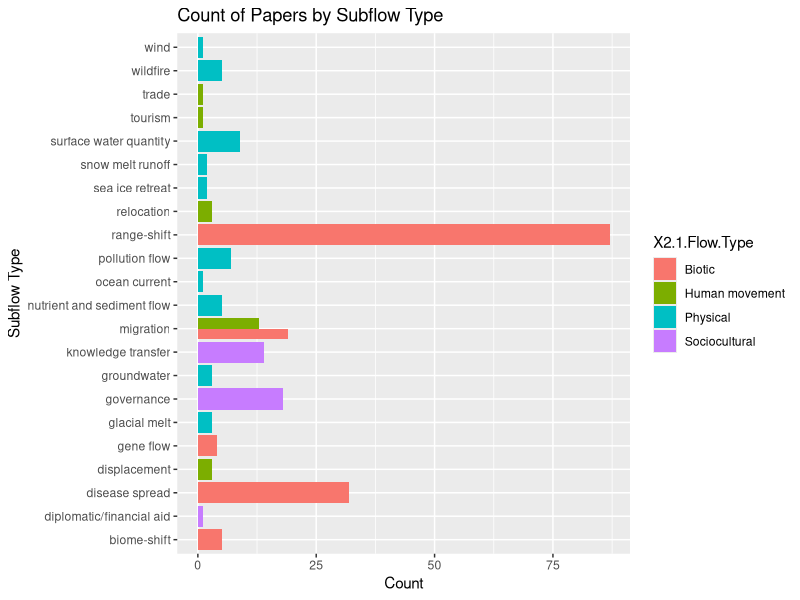
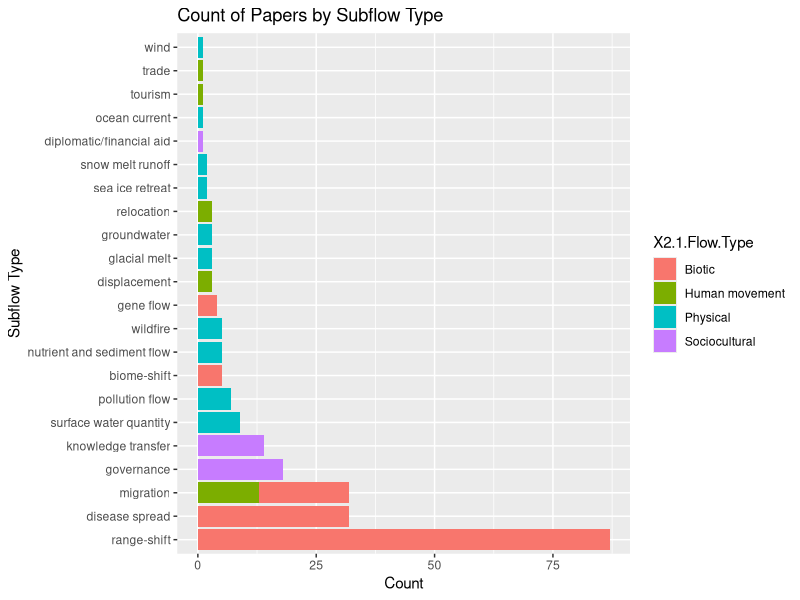

R code for these plots, in order: (Note: this script raises an error after producing the figures.)
#Figures of drivers by flow and impacts and NCP

#load libraries
library(ggplot2)
library(tidyverse)
library(forcats)
library(ggalluvial)
library(data.table) #load last

"%notin%" <- Negate("%in%")

setwd("/Users/lade8828/Library/CloudStorage/OneDrive-UCB-O365/Documents/GitHub/BCCAch7/")
reshaped_data <- fread("data/007_output_interventions.csv")

#clean up Flow and Subflow types
reshaped_data = reshaped_data[X2.1.Flow.Type =="Trade", X2.1.Flow.Type := "Human movement"]
#group:
 # groundwater &  groundwater flow
 #sea ice change & sea ice retreat
# stream flow and river flow to  surface water quantity
reshaped_data = reshaped_data[X2.2.Subtype =="groundwater flow", X2.2.Subtype := "groundwater"]
reshaped_data = reshaped_data[X2.2.Subtype =="sea ice change", X2.2.Subtype := "sea ice retreat"]
reshaped_data = reshaped_data[X2.2.Subtype =="stream flow", X2.2.Subtype := "surface water quantity"]
reshaped_data = reshaped_data[X2.2.Subtype =="river flow", X2.2.Subtype := "surface water quantity"]
# make a combined nutrient and sediment flow
reshaped_data = reshaped_data[X2.2.Subtype =="sediment flow", X2.2.Subtype := "nutrient and sediment flow"]
reshaped_data = reshaped_data[X2.2.Subtype =="nutrient flow", X2.2.Subtype := "nutrient and sediment flow"]
#rename wind flow to just wind
# rename glacial melt and discharge to just glacial melt
reshaped_data = reshaped_data[X2.2.Subtype =="wind flow", X2.2.Subtype := "wind"]
reshaped_data = reshaped_data[X2.2.Subtype =="glacial melt and discharge", X2.2.Subtype := "glacial melt"]

#check how well this condensed
phys = reshaped_data[X2.1.Flow.Type =="Physical",]
table(phys$X2.2.Subtype)

#COULD group as the nutrient, sediment and polluation all as water quality??
phys = reshaped_data[X2.1.Flow.Type =="Physical",]
table(phys$X2.2.Subtype)

## Summary Stats on the Flow and Subflow:
subflowcount <- ggplot(as.data.frame(reshaped_data), aes(X2.2.Subtype,  fill = X2.1.Flow.Type)) +
  geom_bar(position = 'dodge') +
  labs(
    title = "Count of Papers by Subflow Type",
    x = "Subflow Type",
    y = "Count") + coord_flip()
subflowcount
# ORDER BY MOST TO LEAST

reshaped_data %>%
  ggplot(aes(x = fct_infreq(X2.2.Subtype), fill = X2.1.Flow.Type)) +
  geom_bar() +
  labs(x = "Subflow Type",
       title = "Count of Papers by Subflow Type",
       y = "Count") + coord_flip()


driver_data = melt(reshaped_data,
                 id.vars=c("ID_DOI_by_Flow", "X2.1.Flow.Type", "X2.2.Subtype","DOI"),
                 measure.vars = patterns(driver="^driver."),
                 variable.name = "driver")[value==TRUE,][,value:=NULL][,driver:=gsub(pattern="^driver.(*)", replacement="\\1",driver)]

impact_data = melt(reshaped_data,
                   id.vars=c("ID_DOI_by_Flow","X2.1.Flow.Type", "X2.2.Subtype","DOI"),
                   measure.vars = patterns(driver="^X2.12.Impact"),
                   variable.name = "impact",
                   value.name="direction")[direction!="",][,impact:=gsub(pattern="^X2.12.Impact..(*)", replacement="\\1",impact)]

#condense and clean
impact_data = impact_data[impact != "None"]
impact_data = impact_data[direction != 'No direction mentioned']
impact_data = impact_data[X2.1.Flow.Type =="Trade", X2.1.Flow.Type := "Human movement"]
table(driver_impact_data$direction)

altered_flow_data =  melt(reshaped_data,
       id.vars=c("ID_DOI_by_Flow","X2.1.Flow.Type", "X2.2.Subtype","DOI"),
       measure.vars = patterns(driver="^X2.7.Altered.Flow.."),
       variable.name = "altered_flow",
       value.name="alteration")[alteration!="",][,altered_flow:=gsub(pattern="^X2.7.Altered.Flow..(*)", replacement="\\1",altered_flow)]
#view the data
table(altered_flow_data$altered_flow)
table(altered_flow_data$alteration)
altered_flow_data = altered_flow_data[X2.1.Flow.Type =="Trade", X2.1.Flow.Type := "Human movement"]

driver_flow_impact = merge(driver_impact_data,
                          altered_flow_data,
                          by="ID_DOI_by_Flow",
                          allow.cartesian=TRUE)

#NCP data
NCP_data = melt(reshaped_data,
                              id.vars=c("ID_DOI_by_Flow"),
                              measure.vars = patterns(driver="^X2.16.NCP.ES.."),
                              variable.name = "ncp",
                              value.name="ncp_direction")[ncp_direction!="",][,ncp:=gsub(pattern="^X2.16.NCP.ES..(*)", replacement="\\1",ncp)]
NCP_data = NCP_data[ncp != "None"]
NCP_data = NCP_data[ncp_direction != "No direction mentioned"]

driver_impact_data = merge(driver_data,
                           impact_data,
                           by="ID_DOI_by_Flow",
                           allow.cartesian=TRUE)
#condense and clean
driver_impact_data = driver_impact_data[X2.1.Flow.Type =="'Trade (transport of goods and services)'", X2.1.Flow.Type := "Human movement"]
driver_impact_data = driver_impact_data[X2.1.Flow.Type =="Trade", X2.1.Flow.Type := "Human movement"]
driver_impact_data = driver_impact_data[direction != 'No direction mentioned']
table(driver_impact_data$direction)
driver_impact_data = driver_impact_data[impact != "None"]

driver_impact_ncp = merge(driver_impact_data,
                          NCP_data,
                          by="ID_DOI_by_Flow",
                          allow.cartesian=TRUE)

table(driver_impact_ncp$ncp_direction)

#Human well-being dataset
hwb_data = melt(reshaped_data,
                id.vars=c("ID_DOI_by_Flow","X2.1.Flow.Type", "X2.2.Subtype","DOI"),
                measure.vars = patterns(driver="^X2.20.Well.being...."),
                variable.name = "hwb",
                value.name="hwb_direction")[hwb_direction!="",][,hwb:=gsub(pattern="^X2.20.Well.being..(*)", replacement="\\1",hwb)]
table(hwb_data)
hwb_data = hwb_data[hwb_direction != 'No direction mentioned']
hwb_data = hwb_data[X2.1.Flow.Type =="Trade", X2.1.Flow.Type := "Human movement"]
hwb_data = hwb_data[hwb != 'None']

##################################################################################
# BD Impacts ###################################################
##################################################################
Impacts <- ggplot(impact_data, aes(x = impact, fill = direction)) +
  geom_bar() +  theme_minimal() +
  scale_fill_manual(values = c("Increase" = "green", "Decrease" = "red", "Complex change" = "purple", "No change (measured)" = "lightblue")) +
  labs(
    title = "Biodiversity Impact",
    x = "Impact to Biodiversity",
    y = "count",
    size = "Count",
    color = "Impact Direction") + coord_flip()
Impacts

Impacts_by_flow <- ggplot(impact_data, aes(x = impact, fill = direction)) +
  geom_bar() +  theme_minimal() +
  scale_fill_manual(values = c("Increase" = "green", "Decrease" = "red", "Complex change" = "purple", "No change (measured)" = "lightblue")) +
  facet_wrap(~X2.1.Flow.Type, scales = "free") +
  labs(
    title = "Biodiversity Impact",
    x = "Impact to Biodiversity",
    y = "count",
    size = "Count",
    color = "Impact Direction") + coord_flip()
Impacts_by_flow

# for the top subflow categories - to do impacts by"
Impacts_by_subflow <- ggplot(impact_data, aes(x = impact, fill = direction)) +
  geom_bar() +  theme_minimal() +
  scale_fill_manual(values = c("Increase" = "green", "Decrease" = "red", "Complex change" = "purple", "No change (measured)" = "lightblue")) +
  facet_wrap(~X2.2.Subtype, scales = "free") +
  labs(
    title = "Biodiversity Impact",
    x = "Impact to Biodiversity",
    y = "count",
    size = "Count",
    color = "Impact Direction") + coord_flip()
Impacts_by_subflow

####################################################
#### Figures on  Drivers################
###################################################
# counts on driver data
driver_count <- ggplot(driver_data, aes(x = driver)) +
  geom_bar() +  theme_minimal() + coord_flip() +
  labs(
    title = "Count of drivers surveyed in the review",
    x = "Driver",
    y = "Count")
driver_count

# count number of observations by driver here, then remove the ones with less than X
table(driver_data$driver)

####################################################
#### Figures on BD Impacts and Drivers################
###################################################

#for the alluvial, reduce the drivers to ones with more than 5 counts
table(driver_impact_data$driver, driver_impact_data$impact)

#list to drop from figures:
#this was still too busy so doing the top ~10 drivers here:
data <- driver_impact_data %>%
  filter(`driver` %notin% c("freshwater.temperature.change","snow.pack..depth.and.hardness.",
                                "remove emissions.concentration.change","C02.concentration",
                                "frazzle..land.ice..change", "water.availability",
                                "surface.water.change", "freshwater.chemistry.change",
                                "emissions.concentration.change",
                                "extreme.weather", "snow.pack.change",
                            "Ocean.currents", "permafrost.melt",
                            "Seawater.chemistry", "Hurricanes"))
table(data$driver)
length(unique(data$driver)) #17

# for this visual - could group : "extreme.weather", hurricaines.

##################################################################################
# Alluvial: Driver and BD Impacts ###################################################
###################################################
ggplot(data = data,
       aes(axis1 = driver, axis2 = impact)) + #, y = freq
  geom_alluvium(aes(fill = direction)) +
 # facet_wrap(~X2.1.Flow.Type, scales = "free") +
  scale_fill_manual(values = c("Increase" = "green", "Decrease" = "red", "Complex change" = "purple")) +
  geom_stratum() +
  geom_text(stat = "stratum",
            aes(label = after_stat(stratum))) +
  scale_x_discrete(limits = c("Driver", "Impact"),
                   expand = c(0.15, 0.05)) +
  theme_void()

# Alluvial connecting to Driver to Impact by flow
#not that informative because so many more of the papers are biotic
ggplot(data = data,
       aes(axis1 = driver, axis2 = impact)) + #, y = freq
  geom_alluvium(aes(fill = X2.1.Flow.Type)) +
  geom_stratum() +
  geom_text(stat = "stratum",
            aes(label = after_stat(stratum))) +
  scale_x_discrete(limits = c("Driver", "Impact"),
                   expand = c(0.15, 0.05)) +
  theme_void()

#####################
### NCP figures ######
#####################

# NCP impacts
ncp <- ggplot(NCP_data, aes(x = ncp, fill = ncp_direction)) +
  geom_bar(position= "stack") +   coord_flip() +
  scale_fill_manual(values = c("Increase" = "green", "Decrease" = "red", "Complex Change" = "purple", "No change (measured)" = "lightblue"))
ncp

# NCP impacts by flow type
#ncp_by_flow <- ncp + facet_wrap(~X2.1.Flow.Type, scales = "fixed")
ncp_by_flow
ncp + facet_wrap(~X2.2.Subtype, scales = "fixed")

#now read in the data with NCP and drivers in one dataframe:

ncp + facet_wrap(~driver, scales = "fixed")

# all driver categories (too many)
ggplot(driver_impact_ncp, aes(x = ncp, fill = ncp_direction)) +
  geom_bar(position= "stack") +
  facet_wrap(~driver, scales = "fixed") +   coord_flip() +
 scale_fill_manual(values = c("Increase" = "green", "Decrease" = "red", "Complex Change" = "purple", "No change (measured)" = "lightblue"))

# reduce driver categories and re-plot
ncp_data <- driver_impact_ncp %>%
  filter(`driver` %notin% c("freshwater.temperature.change","snow.pack..depth.and.hardness.",
                            "remove emissions.concentration.change","C02.concentration",
                            "frazzle..land.ice..change", "water.availability",
                            "surface.water.change", "freshwater.chemistry.change",
                            "emissions.concentration.change",
                            "extreme.weather", "snow.pack.change",
                            "Ocean.currents", "permafrost.melt",
                            "Seawater.chemistry", "Hurricanes"))

ggplot(ncp_data, aes(x = ncp, fill = ncp_direction)) +
  geom_bar(position= "stack") +
  facet_wrap(~driver, scales = "fixed") +   coord_flip() +
  scale_fill_manual(values = c("Increase" = "green", "Decrease" = "red", "Complex Change" = "purple", "No change (measured)" = "lightblue")) +
  labs(
    title = "Count and direction of Impacts to NCP by Driver",
    x = "NCP",
    y = "Count",
    fill = "Impact Direction") +  theme_minimal()

#Alluvials
# Relationship btwn BD and NCP impacts, where the stratum is the NCP direction
# of impacts
ggplot(data = driver_impact_ncp,
       aes(axis1 = impact, axis2 = ncp)) + #, y = freq
  geom_alluvium(aes(fill = ncp_direction)) +
  geom_stratum() +
  geom_text(stat = "stratum",
            aes(label = after_stat(stratum))) +
  scale_x_discrete(limits = c("BD Impact", "NCP Impact"),
                   expand = c(0.15, 0.05)) +
  theme_void()

#driver to NCP alluvial (all drivers)
ggplot(data = driver_impact_ncp,
       aes(axis1 = driver, axis2 = ncp)) + #, y = freq
  geom_alluvium(aes(fill = ncp_direction)) +
  geom_stratum() +
  geom_text(stat = "stratum",
            aes(label = after_stat(stratum))) +
  scale_x_discrete(limits = c("BD Impact", "NCP Impact"),
                   expand = c(0.15, 0.05)) +
  theme_void()


###########################################
### HWB PLOTS ##############################
########################################################
# to do Alluvial diagram (as the one above) showing the
# links and weight of connections among climate change drivers,
# type of flow changes, and human well-being dimensions.

hwb <- ggplot(hwb_data, aes(x = hwb, fill = hwb_direction)) +
  geom_bar(position= "stack") +  coord_flip() +
  labs(
    title = "Impacts to human well-being",
    x = "Human Well-being Impact",
    size = "Count",
    fill = "Impact Direction")
hwb
#broken out by flow
hwb + facet_wrap(~X2.1.Flow.Type, scales = "fixed")
#broken out by subflow
hwb + facet_wrap(~X2.2.Subtype, scales = "fixed")

## altered flow by flow type
altered_flow_data
table(altered_flow_data$altered_flow)
table(altered_flow_data$alteration)

ggplot(altered_flow_data, aes(x = altered_flow, fill = alteration)) +
  geom_bar(position= "stack") +
  coord_flip() +
  facet_wrap(~X2.1.Flow.Type, scales = "fixed") +
  scale_fill_manual(values = c("Increase" = "green", "Decrease" = "red", "Complex change" = "purple")) +
  labs(
    title = "Changes to Flow",
    x = "Changes to Flow",
    size = "Count",
    fill = "Impact Direction")

#sparse for some of the categories by promising for migration, disease spread and range-shift
ggplot(altered_flow_data, aes(x = altered_flow, fill = alteration)) +
  geom_bar(position= "stack") +
  coord_flip() +
  facet_wrap(~X2.2.Subtype, scales = "fixed") +
  scale_fill_manual(values = c("Increase" = "green", "Decrease" = "red", "Complex change" = "purple")) +
  labs(
    title = "Changes to Flow",
    x = "Changes to Flow",
    size = "Count",
    fill = "Impact Direction")

ggplot(data = driver_flow_impact,
       aes(axis1 = driver, axis2 = altered_flow)) + #, y = freq
  geom_alluvium(aes(fill = X2.1.Flow.Type.x)) +
  geom_stratum() +
  geom_text(stat = "stratum",
            aes(label = after_stat(stratum))) +
  scale_x_discrete(limits = c("BD Impact", "NCP Impact"),
                   expand = c(0.15, 0.05)) +
  theme_void()

ggplot(data = driver_flow_impact,
       aes(axis1 = driver, axis2 = altered_flow)) + #, y = freq
  geom_alluvium(aes(fill = X2.2.Subtype.x)) +
  geom_stratum() +
  geom_text(stat = "stratum",
            aes(label = after_stat(stratum))) +
  scale_x_discrete(limits = c("driver", "altered flow"),
                   expand = c(0.15, 0.05)) +
  theme_void()



### do for just Biotic
biotic = driver_flow_impact[X2.1.Flow.Type.x == "Biotic",]

ggplot(data = biotic,
       aes(axis1 = driver, axis2 = altered_flow)) + #, y = freq
  geom_alluvium(aes(fill = X2.2.Subtype.x)) +
  geom_stratum() +
  geom_text(stat = "stratum",
            aes(label = after_stat(stratum))) +
  scale_x_discrete(limits = c("driver", "altered flow"),
                   expand = c(0.15, 0.05)) +
  theme_void()
